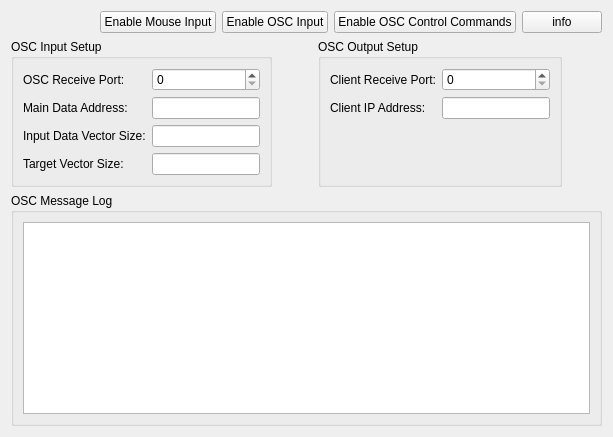
        <widget class="QWidget" name="tab_12">
         <attribute name="title">
          <string>Tab 2</string>
         </attribute>
         <layout class="QGridLayout" name="gridLayout_5">
          <item row="0" column="0">
           <layout class="QGridLayout" name="gridLayout_4">
            <item row="0" column="0">
             <layout class="QHBoxLayout" name="horizontalLayout_5">
              <item>
               <spacer name="horizontalSpacer_2">
                <property name="orientation">
                 <enum>Qt::Horizontal</enum>
                </property>
                <property name="sizeHint" stdset="0">
                 <size>
                  <width>40</width>
                  <height>20</height>
                 </size>
                </property>
               </spacer>
              </item>
              <item>
               <widget class="QPushButton" name="dataIO_enableMouseInputButton">
                <property name="text">
                 <string>Enable Mouse Input</string>
                </property>
               </widget>
              </item>
              <item>
               <widget class="QPushButton" name="dataIO_enableOSCInputButton">
                <property name="text">
                 <string>Enable OSC Input</string>
                </property>
               </widget>
              </item>
              <item>
               <widget class="QPushButton" name="dataIO_enableOSCCommandsButton">
                <property name="text">
                 <string>Enable OSC Control Commands</string>
                </property>
               </widget>
              </item>
              <item>
               <widget class="QPushButton" name="dataIO_infoButton">
                <property name="sizePolicy">
                 <sizepolicy hsizetype="Minimum" vsizetype="Fixed">
                  <horstretch>0</horstretch>
                  <verstretch>0</verstretch>
                 </sizepolicy>
                </property>
                <property name="text">
                 <string>info</string>
                </property>
               </widget>
              </item>
             </layout>
            </item>
            <item row="1" column="0">
             <layout class="QHBoxLayout" name="horizontalLayout_8">
              <item>
               <widget class="QGroupBox" name="groupBox">
                <property name="title">
                 <string>OSC Input Setup</string>
                </property>
                <layout class="QHBoxLayout" name="horizontalLayout_7">
                 <item>
                  <layout class="QFormLayout" name="formLayout">
                   <item row="0" column="0">
                    <widget class="QLabel" name="label">
                     <property name="text">
                      <string>OSC Receive Port:</string>
                     </property>
                    </widget>
                   </item>
                   <item row="0" column="1">
                    <widget class="QSpinBox" name="dataIO_oscIncomingPortSpinBox"/>
                   </item>
                   <item row="1" column="0">
                    <widget class="QLabel" name="label_10">
                     <property name="text">
                      <string>Main Data Address:</string>
                     </property>
                    </widget>
                   </item>
                   <item row="1" column="1">
                    <widget class="QLineEdit" name="dataIO_mainDataAddressTextField"/>
                   </item>
                   <item row="2" column="0">
                    <widget class="QLabel" name="label_16">
                     <property name="text">
                      <string>Input Data Vector Size:</string>
                     </property>
                    </widget>
                   </item>
                   <item row="2" column="1">
                    <widget class="QLineEdit" name="dataIO_numInputDimensionsField"/>
                   </item>
                   <item row="3" column="0">
                    <widget class="QLabel" name="dataIO_targetVectorSizeLabel">
                     <property name="text">
                      <string>Target Vector Size:</string>
                     </property>
                    </widget>
                   </item>
                   <item row="3" column="1">
                    <widget class="QLineEdit" name="dataIO_targetVectorSizeField"/>
                   </item>
                  </layout>
                 </item>
                </layout>
               </widget>
              </item>
              <item>
               <spacer name="horizontalSpacer_3">
                <property name="orientation">
                 <enum>Qt::Horizontal</enum>
                </property>
                <property name="sizeHint" stdset="0">
                 <size>
                  <width>40</width>
                  <height>20</height>
                 </size>
                </property>
               </spacer>
              </item>
              <item>
               <widget class="QGroupBox" name="groupBox_2">
                <property name="title">
                 <string>OSC Output Setup</string>
                </property>
                <layout class="QHBoxLayout" name="horizontalLayout_6">
                 <item>
                  <layout class="QFormLayout" name="formLayout_2">
                   <item row="0" column="0">
                    <widget class="QLabel" name="label_2">
                     <property name="text">
                      <string>Client Receive Port:</string>
                     </property>
                    </widget>
                   </item>
                   <item row="0" column="1">
                    <widget class="QSpinBox" name="dataIO_oscOutgoingPortSpinBox">
                     <property name="sizePolicy">
                      <sizepolicy hsizetype="Minimum" vsizetype="Preferred">
                       <horstretch>0</horstretch>
                       <verstretch>0</verstretch>
                      </sizepolicy>
                     </property>
                    </widget>
                   </item>
                   <item row="1" column="0">
                    <widget class="QLabel" name="label_5">
                     <property name="text">
                      <string>Client IP Address:</string>
                     </property>
                    </widget>
                   </item>
                   <item row="1" column="1">
                    <widget class="QLineEdit" name="dataIO_clientIPAddressTextField">
                     <property name="sizePolicy">
                      <sizepolicy hsizetype="Expanding" vsizetype="Preferred">
                       <horstretch>0</horstretch>
                       <verstretch>0</verstretch>
                      </sizepolicy>
                     </property>
                    </widget>
                   </item>
                  </layout>
                 </item>
                </layout>
               </widget>
              </item>
              <item>
               <spacer name="horizontalSpacer_4">
                <property name="orientation">
                 <enum>Qt::Horizontal</enum>
                </property>
                <property name="sizeHint" stdset="0">
                 <size>
                  <width>40</width>
                  <height>20</height>
                 </size>
                </property>
               </spacer>
              </item>
             </layout>
            </item>
            <item row="2" column="0">
             <widget class="QGroupBox" name="groupBox_6">
              <property name="title">
               <string>OSC Message Log</string>
              </property>
              <layout class="QHBoxLayout" name="horizontalLayout_9">
               <item>
                <widget class="QPlainTextEdit" name="dataIO_OSCMessageLog"/>
               </item>
              </layout>
             </widget>
            </item>
           </layout>
          </item>
         </layout>
        </widget>
